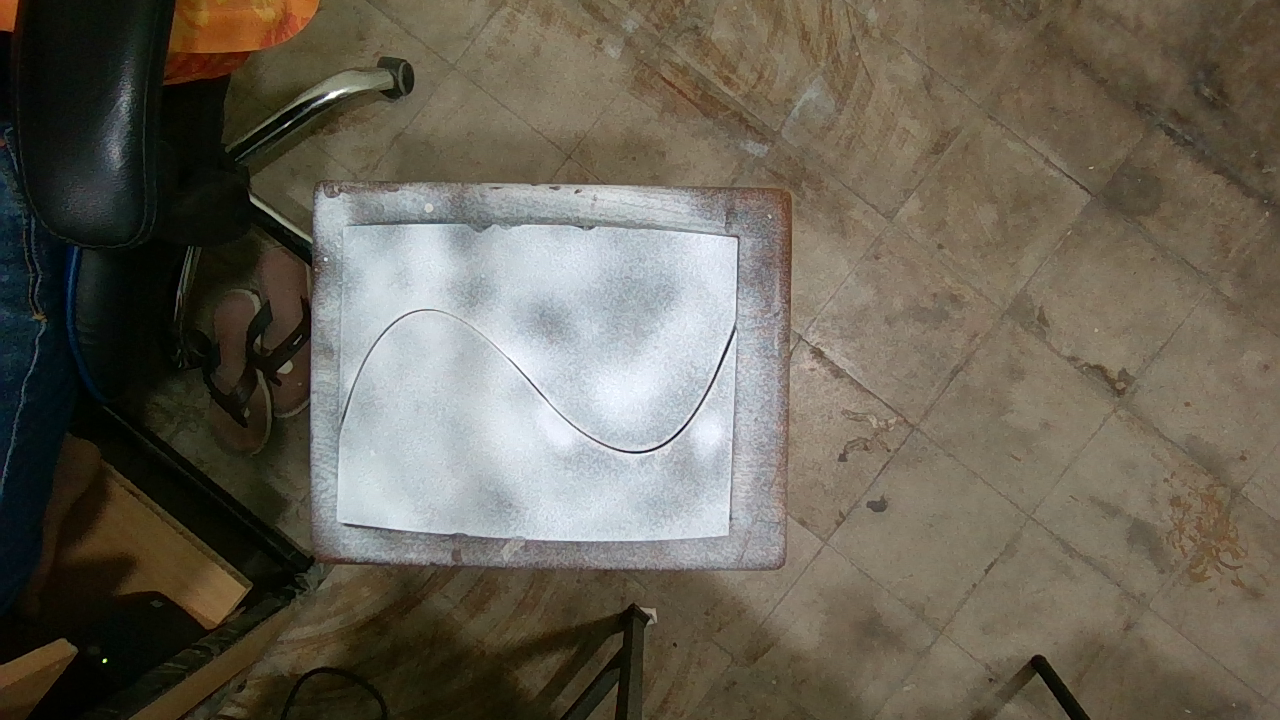
#> input picture public/sample.png, 1280 x 720 px
$ python edge_and_lowess.py sample.png
#> lines starting #> are read from the running program, lines starting #| are printed output that depends on the picture; after the words box and inside, x2 and y2 are one past the last pixel; in counts of white or black regions, pixels touching at a corner belong together
import cv2
import numpy as np
import matplotlib.pyplot as plt
import os
import sys
import csv
import argparse
from statsmodels.nonparametric.smoothers_lowess import lowess

# Set consistent figure sizes and DPI for better UI display
FIGURE_WIDTH = 12.8  # inches
FIGURE_HEIGHT = 7.2  # inches
FIGURE_DPI = 100     # dots per inch

# Set consistent image dimensions
IMAGE_WIDTH = 1280
IMAGE_HEIGHT = 720

def process_image_with_edge_and_lowess(input_img, output_dir=None):
    """
    Process an image with edge detection and LOWESS analysis

    Args:
        input_img: Path to the input image
        output_dir: Directory to save output files (defaults to same directory as input)

    Returns:
        dict: Paths to the generated files
    """
#> called with input_img = 'sample.png'
    # Set output directory
    if output_dir is None:
        output_dir = os.path.dirname(input_img)

    # Create output directories if they don't exist
    edge_dir = os.path.join(output_dir, 'edge_detection_results')
    lowess_dir = os.path.join(output_dir, 'lowess_results')
    os.makedirs(edge_dir, exist_ok=True)
    os.makedirs(lowess_dir, exist_ok=True)

    # Get base name for output files
    base_name = os.path.splitext(os.path.basename(input_img))[0]

    # Read the image
    img = cv2.imread(input_img, cv2.IMREAD_COLOR)
#> img is the input picture: shape (720, 1280, 3); mean B, G, R 85.5, 98.2, 104
    if img is None:
        raise ValueError(f"Could not read image: {input_img}")

    # Resize the image to consistent dimensions
    img = cv2.resize(img, (IMAGE_WIDTH, IMAGE_HEIGHT))

    # Convert to grayscale
    gray = cv2.cvtColor(img, cv2.COLOR_BGR2GRAY)
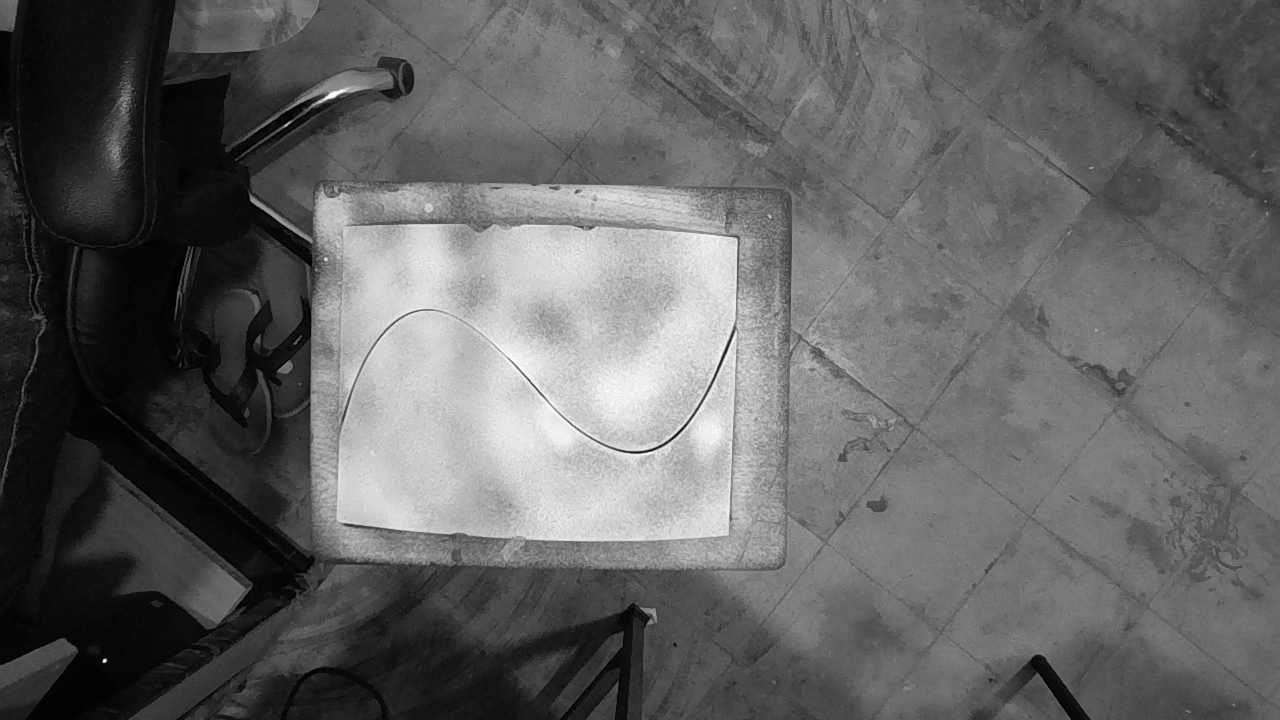
#> gray: shape (720, 1280); min 0, max 255, mean 98.4

    # Apply GaussianBlur to reduce noise and improve edge detection
    gk = 9  # Gaussian kernel size
    blurred = cv2.GaussianBlur(gray, (gk, gk), 0)

    # Apply Canny edge detection
    cl = 50  # Lower threshold
    cu = 210  # Upper threshold
    aps = 3   # Aperture size
    edges = cv2.Canny(blurred, cl, cu, apertureSize=aps)
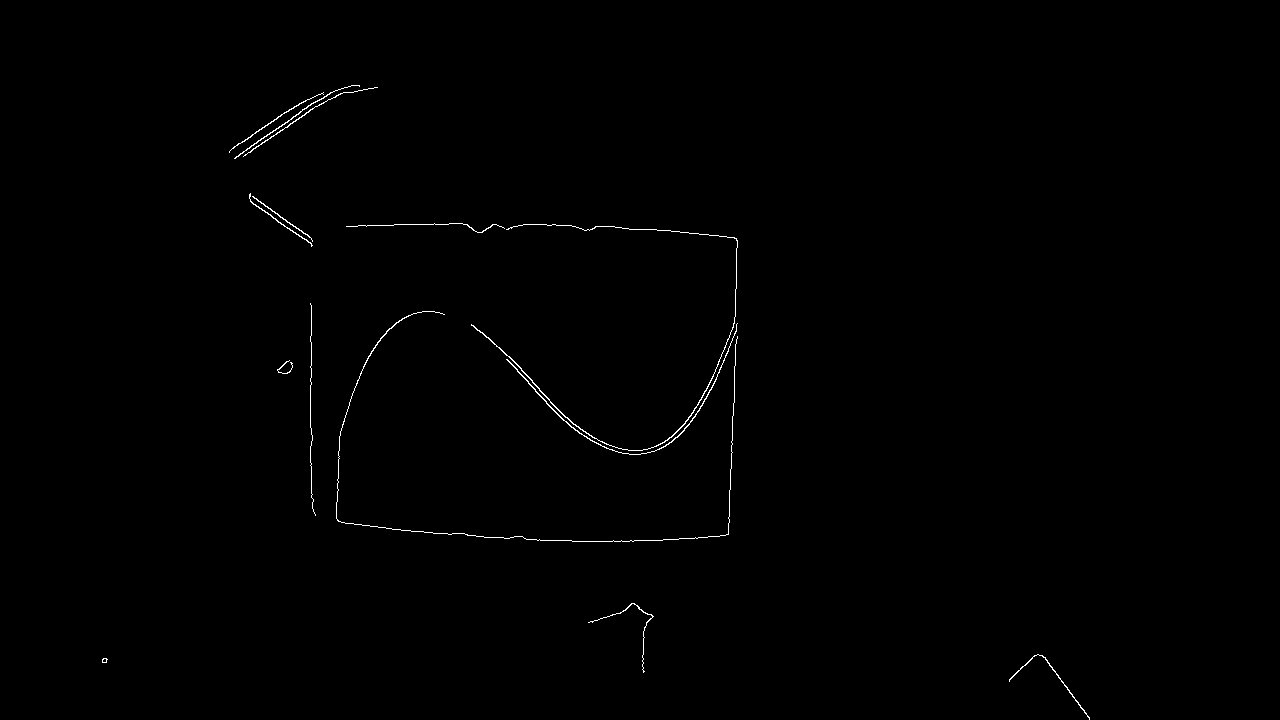
#> edges: shape (720, 1280); 0.39% white in thin lines or dots, all inside (x1, y1, x2, y2) = (102, 85, 1090, 720)

    # Create a colored edge overlay for visualization
    edge_overlay = img.copy()
    # Use bright red for better visibility
    edge_overlay[edges > 0] = [0, 0, 255]  # Red color for edges
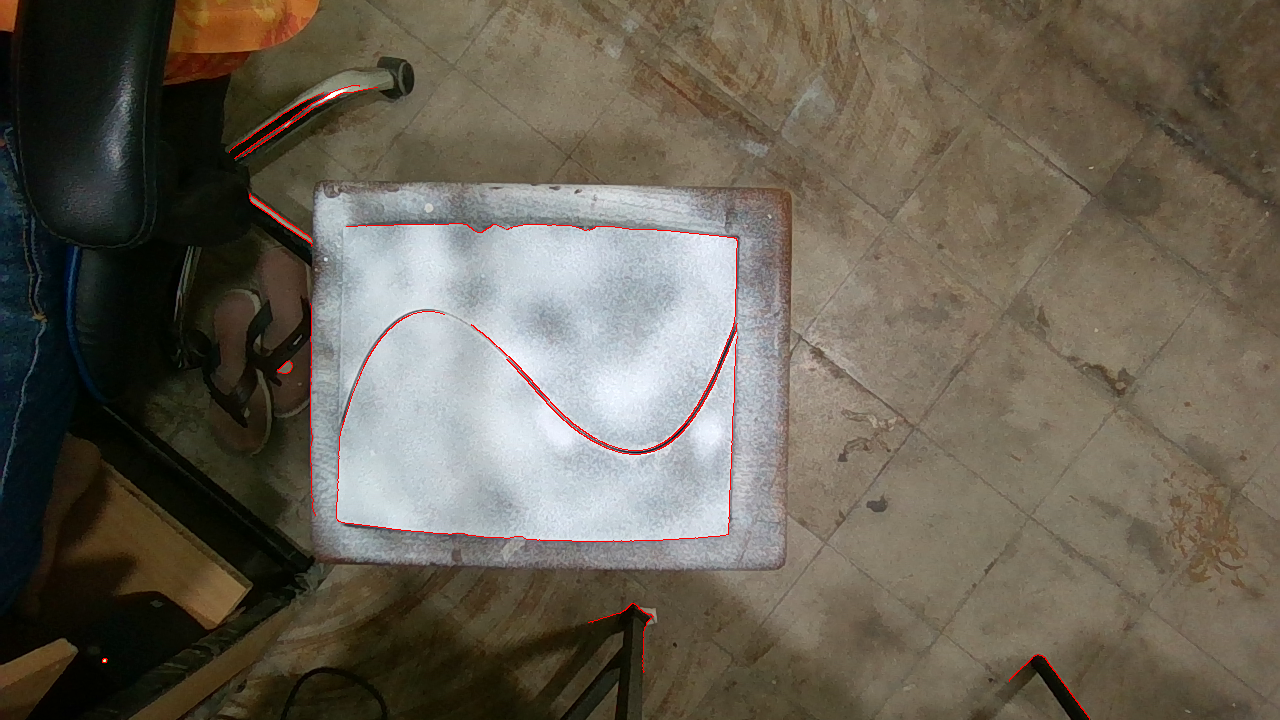
#> edge_overlay: shape (720, 1280, 3); 0.39% of pixels changed, all inside (x1, y1, x2, y2) = (102, 85, 1090, 720)

    # Add a border to the edge detection result for better visibility
    edges_colored = cv2.cvtColor(edges, cv2.COLOR_GRAY2BGR)
    # Add a white background for better visibility of the black and white edge image
    white_bg = np.ones_like(edges_colored) * 255
    edges_with_bg = cv2.addWeighted(edges_colored, 1, white_bg, 0.1, 0)

    # Save the edge detection result
    edge_result_path = os.path.join(edge_dir, f'{base_name}_edge_detection.png')
    cv2.imwrite(edge_result_path, edges_with_bg)

    # Save the edge overlay
    edge_overlay_path = os.path.join(edge_dir, f'{base_name}_edge_overlay.png')
    cv2.imwrite(edge_overlay_path, edge_overlay)

    # Find contours in the edged image
    contours, hierarchy = cv2.findContours(edges.copy(), cv2.RETR_EXTERNAL, cv2.CHAIN_APPROX_SIMPLE)
#> contours = 14 contours, 4 with area under 20; largest, box (x1, y1, x2, y2) and area: (471, 224, 738, 451) 172, (506, 323, 738, 455) 142, (234, 85, 360, 159) 63, (1009, 654, 1090, 720) 62, (336, 311, 738, 542) 48

    if not contours:
        raise ValueError("No contours found in the image")

    # Find the largest contour which should correspond to the curved line
    largest_contour = max(contours, key=cv2.contourArea)
#> largest_contour = contour of 460 points, box (x1, y1, x2, y2) (471, 224, 738, 451), area 172

    # Extract the x and y coordinates of the points of the contour
    x = largest_contour[:, 0, 0]
#> x = 460 values, max 737 at index 71, min 471 at index 237, mean 642.6
    y = largest_contour[:, 0, 1]
#> y = 460 values, max 450 at index 177, min 224 at index 0, mean 347.6

    # Sort the points by x coordinates (important for polynomial fitting)
    sorted_indices = np.argsort(x)
#> sorted_indices = 460 values, max 459 at index 60, min 0 at index 50, mean 229.5
    x_sorted = x[sorted_indices]
#> x_sorted = 460 values from 471 to 737
    y_sorted = y[sorted_indices]
#> y_sorted = 460 values, max 450 at index 198, min 224 at index 49, mean 347.6

    # Choose the degree of the polynomial you want to fit
    degree = 5  # for example, a 5th degree polynomial

    # Fit the polynomial to the curve
    coefficients = np.polyfit(x_sorted, y_sorted, degree)
#> coefficients = [-7.94e-10, 2.53e-06, -0.00327, 2.14, -705.3, 92983.5]

    # Create a polynomial function from the coefficients
    poly_function = np.poly1d(coefficients)

    # Generate a smooth x range to plot the fitted polynomial curve
    x_fit = np.linspace(min(x_sorted), max(x_sorted), 500)
#> x_fit = 500 values from 471 to 737
    y_fit = poly_function(x_fit)
#> y_fit = 500 values, max 402.7 at index 356, min 286 at index 88, mean 345.7

    # Create a new figure with the correct size
    plt.figure(figsize=(FIGURE_WIDTH, FIGURE_HEIGHT))

    # Set a white background with a light grid - using a more compatible style
    try:
        # Try to use ggplot style which is widely available
        plt.style.use('ggplot')
    except:
        # If that fails, set basic grid properties manually
        plt.rcParams['axes.grid'] = True
        plt.rcParams['grid.linestyle'] = ':'
        plt.rcParams['grid.color'] = '#cccccc'
        plt.rcParams['axes.facecolor'] = '#f5f5f5'

    # Plot the original curve and the fitted polynomial curve
    plt.scatter(x_sorted, y_sorted, label='Original Curve', alpha=0.5, s=10, color='blue')
    plt.plot(x_fit, y_fit, 'r-', label=f'Fitted Polynomial Degree {degree}', linewidth=2)

    # Invert the y-axis to correct the flipped image
    plt.gca().invert_yaxis()

    # Set the aspect ratio to 'equal' to preserve the image proportions
    plt.gca().set_aspect('equal', adjustable='box')

    # Add labels and title
    plt.xlabel('X coordinate')
    plt.ylabel('Y coordinate')
    plt.title('Weld Seam Curve Fitting', fontsize=14, fontweight='bold')

    plt.legend()

    # Save the polynomial fit figure
    poly_fit_path = os.path.join(lowess_dir, f'{base_name}_weld_seam_analysis.png')
    plt.savefig(poly_fit_path, dpi=FIGURE_DPI, bbox_inches='tight')
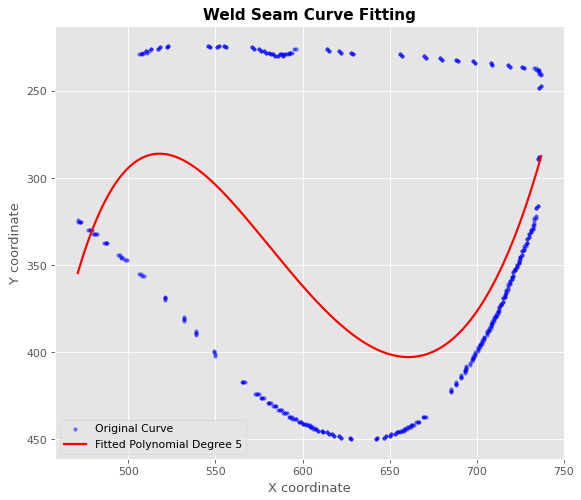
#> figure drawn by matplotlib, 1 panel; curve peaks at x = 660.8, y = 402.7
    plt.close()

    # Output the fitted curve coordinates to a CSV file
    fitted_csv_path = os.path.join(lowess_dir, f'{base_name}_fitted_curve_coordinates.csv')
    with open(fitted_csv_path, 'w', newline='') as csvfile:
        csvwriter = csv.writer(csvfile)
        csvwriter.writerow(['X', 'Y'])  # Write header
        for x, y in zip(x_fit, y_fit):
            csvwriter.writerow([x, y])
#> this loop made 500 passes
#> (x, y) on passes 1 to 3: (471, 354.5), (471.5, 352.7), (472.1, 350.9)

    original_csv_path = os.path.join(lowess_dir, f'{base_name}_original_curve_coordinates.csv')
    with open(original_csv_path, 'w', newline='') as csvfile:
        csvwriter = csv.writer(csvfile)
        csvwriter.writerow(['X', 'Y'])  # Write header
        for x, y in zip(x_sorted, y_sorted):
            csvwriter.writerow([x, y])
#> this loop made 460 passes
#> (x, y) on passes 1 to 3: (471, 325), (471, 324), (472, 325)

    # Perform LOWESS smoothing
    frac = 1/50  # Decrease for more local fit, increase for smoother fit
    it = 10  # Number of iterations (increase for more robustness to outliers)
    delta = 0.0  # For speeding up calculation (can be increased if needed)

#> (the run stopped early here; a loop or call above may not have finished)
